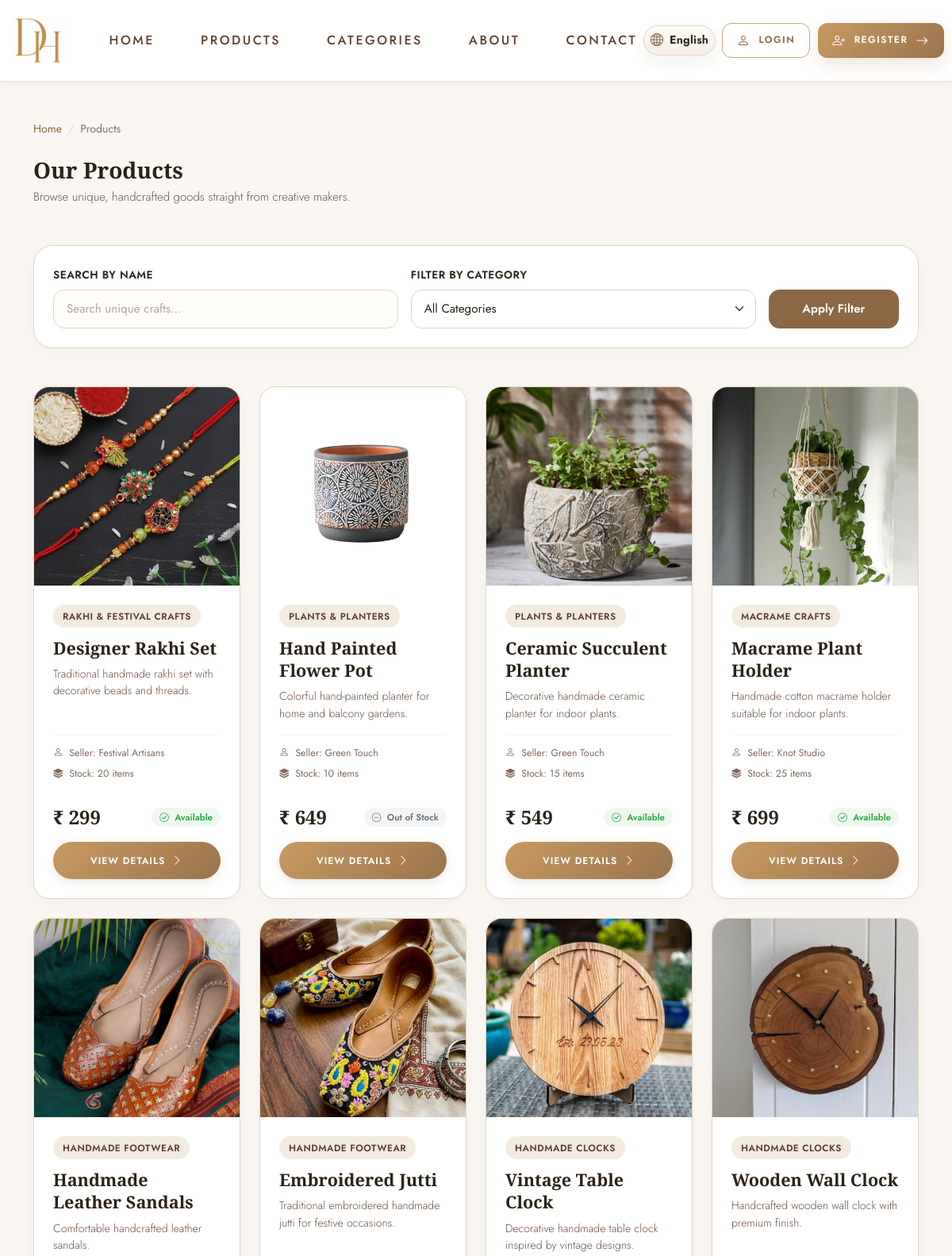
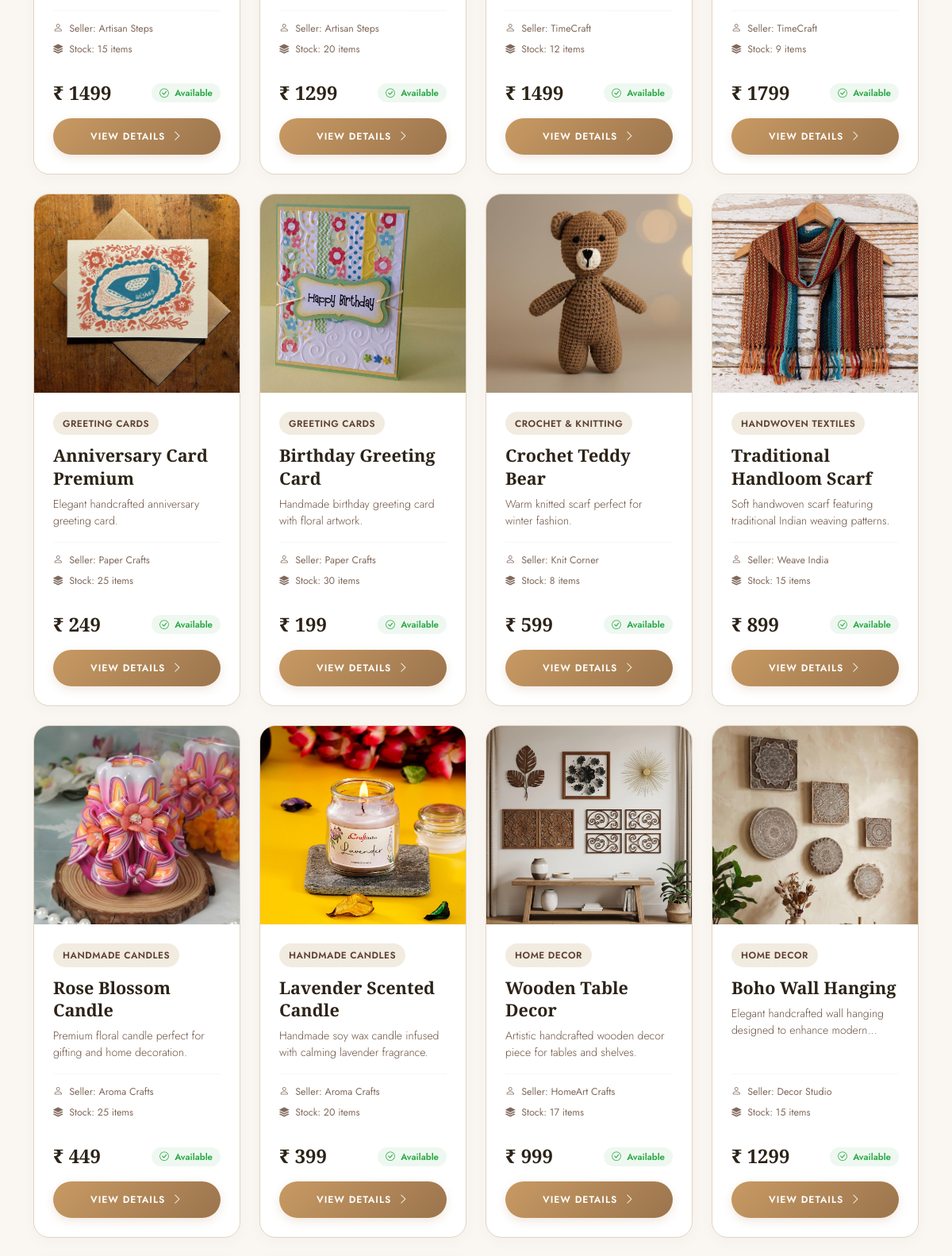
Screenshot of /products/ (upper part) with the database file from the repository (2 pictures, top to bottom).
### core/models.py (models this page shows, shortened)
class Product(models.Model):
    category = models.ForeignKey(
        Category,
        on_delete=models.CASCADE,
        related_name="products",
    )
    product_name_en = models.CharField(max_length=150)
    product_name_hi = models.CharField(max_length=150, blank=True, default="")
    product_image = models.ImageField(
        upload_to="product_images/", blank=True, null=True
    )
    price = models.DecimalField(max_digits=10, decimal_places=2)
    stock = models.PositiveIntegerField()
    description_en = models.TextField()
    description_hi = models.TextField(blank=True, default="")
    seller_name = models.CharField(max_length=150)
    created_at = models.DateTimeField(auto_now_add=True)
    is_available = models.BooleanField(default=True)
    class Meta:
        ordering = ["-created_at"]
        verbose_name = "Product"
        verbose_name_plural = "Products"
    @property
    def product_name(self):
        from django.utils.translation import get_language
        if get_language() == "hi":
            return self.product_name_hi or self.product_name_en
        return self.product_name_en or self.product_name_hi
    @property
    def description(self):
        from django.utils.translation import get_language
        if get_language() == "hi":
            return self.description_hi or self.description_en
        return self.description_en or self.description_hi

class Category(models.Model):
    name_en = models.CharField(max_length=100)
    name_hi = models.CharField(max_length=100, blank=True, default="")
    image = models.ImageField(upload_to="category_images/", blank=True, null=True)
    description_en = models.TextField()
    description_hi = models.TextField(blank=True, default="")
    created_at = models.DateTimeField(auto_now_add=True)
    class Meta:
        ordering = ["name_en"]
        verbose_name = "Category"
        verbose_name_plural = "Categories"
    @property
    def name(self):
        from django.utils.translation import get_language
        if get_language() == "hi":
            return self.name_hi or self.name_en
        return self.name_en or self.name_hi

### core/views.py (the view)
# urls.py: path("products/", views.product_list_view, name="product_list"),
def product_list_view(request):
    search_query = request.GET.get("q", "").strip()
    category_id = request.GET.get("category", "").strip()
    products = Product.objects.select_related("category").all()
    categories = Category.objects.all()
    if search_query:
        products = products.filter(Q(product_name_en__icontains=search_query) | Q(product_name_hi__icontains=search_query))
    if category_id:
        products = products.filter(category_id=category_id)
    context = {
        "products": products,
        "categories": categories,
        "search_query": search_query,
        "selected_category": category_id,
    }
    return render(request, "core/product_list.html", context)

### core/context_processors.py (called while the page is built)
def cart_count(request):
    registration_id = request.session.get("registration_id")
    if not registration_id:
        return {"cart_count": 0}
    quantities = Cart.objects.filter(user_id=registration_id).values_list(
        "quantity", flat=True
    )
    return {"cart_count": sum(quantities)}

def currency_context(request):
    currency = get_user_currency(request)
    return {
        "currency_code": currency["code"],
        "currency_symbol": currency["symbol"],
        "currency_rate": currency["rate"],
    }

### core/currency_utils.py (called while the page is built, shortened)
def get_user_currency(request):
    if not request:
        return {"code": "INR", "symbol": "₹", "rate": 1.0}
    if "currency_code" in request.session:
        return {
            "code": request.session["currency_code"],
            "symbol": request.session["currency_symbol"],
            "rate": request.session["currency_rate"],
        }
    registration_id = request.session.get("registration_id")
    return {"code": "INR", "symbol": "₹", "rate": 1.0}

def convert_price(amount, request=None):
    if amount is None:
        return ""
    try:
        amount_float = float(amount)
    except (ValueError, TypeError):
        return amount
    currency = get_user_currency(request)
    converted = amount_float * currency["rate"]
    if currency["code"] == "INR":
        return f"{currency['symbol']} {int(round(converted))}"
    else:
        return f"{currency['symbol']} {converted:.2f}"

### core/templatetags/currency_filters.py (called while the page is built)
@register.filter(name='convert_price')
def convert_price_filter(value, request=None):
    return convert_price(value, request)

### templates/core/product_list.html (shortened to what this page needs)
{% extends "base.html" %}
{% load i18n %}
{% load currency_filters %}
{% block content %}
<div id="page-content" style="display:none;">
<section class="py-5">
    <div class="container">
        <nav aria-label="breadcrumb" class="mb-4">
            <ol class="breadcrumb premium-breadcrumbs mb-0">
                <li class="breadcrumb-item"><a href="/">{% translate "Home" %}</a></li>
                <li class="breadcrumb-item active" aria-current="page">{% translate "Products" %}</li>
            </ol>
        </nav>
        <div class="d-flex flex-column flex-md-row justify-content-between align-items-md-center gap-3 mb-5">
            <div>
                <h1 class="h3 mb-1" style="font-family: var(--font-display); font-weight: 700; color: var(--brown-dark);">{% translate "Our Products" %}</h1>
                <p class="text-muted mb-0">{% translate "Browse unique, handcrafted goods straight from creative makers." %}</p>
            </div>
        </div>
        <form class="premium-filter-form mb-5" method="get">
            <div class="row g-3 align-items-end">
                <div class="col-12 col-md-5">
                    <label class="form-label" for="productSearch">{% translate "Search by name" %}</label>
                    <input class="form-control" id="productSearch" type="search" name="q"
                           value="{{ search_query }}" placeholder="{% translate "Search unique crafts..." %}">
                </div>
                <div class="col-12 col-md-5">
                    <label class="form-label" for="categoryFilter">{% translate "Filter by category" %}</label>
                    <select class="form-select" id="categoryFilter" name="category">
                        <option value="">{% translate "All Categories" %}</option>
                    </select>
                </div>
                <div class="col-12 col-md-2 d-grid">
                    <button class="btn-filter-apply" type="submit">{% translate "Apply Filter" %}</button>
                </div>
            </div>
        </form>
        {% if products %}
            <div class="row row-cols-1 row-cols-md-2 row-cols-lg-4 g-4 mb-5" id="productListContainer">
                {% for product in products %}
                    <div class="col product-card-col">
                        <div class="product-grid-card">
                            <div class="card-img-wrapper">
                                {% if product.product_image %}
                                    <img src="{{ product.product_image.url }}" alt="{{ product.product_name }}">
                                {% else %}
                                    <div class="product-image-placeholder">
                                        <span>{{ product.product_name|slice:":1" }}</span>
                                    </div>
                                {% endif %}
                            </div>
                            <div class="card-details-wrapper">
                                <span class="badge-category">{{ product.category.name }}</span>
                                <h2 class="product-name-heading">{{ product.product_name }}</h2>
                                <p class="product-desc-text">{{ product.description }}</p>
                                <div class="product-meta-details">
                                    <span><i class="bi bi-person me-1"></i> {% translate "Seller" %}: {{ product.seller_name }}</span>
                                    <span><i class="bi bi-stack me-1"></i> {% translate "Stock" %}: {{ product.stock }} {% translate "items" %}</span>
                                </div>
                            </div>
                            <div class="card-bottom-wrapper">
                                <div class="price-availability-row">
                                    <div class="product-price-display">
                                        {{ product.price|convert_price:request }}
                                    </div>
                                    <div>
                                        {% if product.is_available %}
                                            <span class="badge-availability badge-available">
                                                <i class="bi bi-check-circle me-1"></i> {% translate "Available" %}
                                            </span>
                                        {% else %}
                                            <span class="badge-availability badge-unavailable">
                                                <i class="bi bi-dash-circle me-1"></i> {% translate "Out of Stock" %}
                                            </span>
                                        {% endif %}
                                    </div>
                                </div>
                                <a class="product-details-btn" href="{% url 'core:product_detail' product.id %}">
                                    <span>{% translate "View Details" %}</span>
                                    <i class="bi bi-chevron-right"></i>
                                </a>
                            </div>
                        </div>
                    </div>
                {% endfor %}
            </div>
        {% endif %}
    </div>
</section>
</div>
{% endblock %}

### templates/core/product_list.html (style rules this page uses)
.premium-breadcrumbs { font-size: 0.88rem; font-family: var(--font-body); }
.premium-breadcrumbs .breadcrumb-item a { color: var(--accent); text-decoration: none; transition: color 0.2s ease; }
.premium-breadcrumbs .breadcrumb-item.active { color: var(--brown-body); opacity: 0.8; }
.premium-breadcrumbs .breadcrumb-item + .breadcrumb-item::before { color: var(--border); content: "/"; }
.premium-filter-form { background: #ffffff; border: 1px solid var(--border); border-radius: 24px; padding: 24px; box-shadow: 0 4px 20px rgba(44, 35, 24, 0.03); }
.premium-filter-form .form-label { font-family: var(--font-body); font-weight: 600; font-size: 0.85rem; color: var(--brown-dark); margin-bottom: 8px; text-transform: uppercase; letter-spacing: 0.5px; }
.premium-filter-form .form-control, .premium-filter-form .form-select { border-radius: 14px; border: 1.5px solid var(--border); padding: 12px 16px; font-size: 0.95rem; color: var(--brown-dark); transition: all 0.25s ease; }
.btn-filter-apply { background: var(--accent); color: #fff; border-radius: 14px; font-weight: 600; padding: 12px 24px; border: none; transition: all 0.25s ease; }
#page-content { transition: opacity 0.3s ease; }

### rows the page displays
Product: product_image (picture), category.name "RAKHI & FESTIVAL CRAFTS", product_name "Designer Rakhi Set", description "Traditional handmade rakhi set with decorative beads and threads.", seller_name "Festival Artisans", stock "20", price|convert_price "₹ 299"
Product: product_image (picture), category.name "PLANTS & PLANTERS", product_name "Hand Painted Flower Pot", description "Colorful hand-painted planter for home and balcony gardens.", seller_name "Green Touch", stock "10", price|convert_price "₹ 649"
Product: product_image (picture), category.name "PLANTS & PLANTERS", product_name "Ceramic Succulent Planter", description "Decorative handmade ceramic planter for indoor plants.", seller_name "Green Touch", stock "15", price|convert_price "₹ 549"
Product: product_image (picture), category.name "MACRAME CRAFTS", product_name "Macrame Plant Holder", description "Handmade cotton macrame holder suitable for indoor plants.", seller_name "Knot Studio", stock "25", price|convert_price "₹ 699"
Product: product_image (picture), category.name "HANDMADE FOOTWEAR", product_name "Handmade Leather Sandals", description "Comfortable handcrafted leather sandals.", seller_name "Artisan Steps", stock "15", price|convert_price "₹ 1499"
Product: product_image (picture), category.name "HANDMADE FOOTWEAR", product_name "Embroidered Jutti", description "Traditional embroidered handmade jutti for festive occasions.", seller_name "Artisan Steps", stock "20", price|convert_price "₹ 1299"
Product: product_image (picture), category.name "HANDMADE CLOCKS", product_name "Vintage Table Clock", description "Decorative handmade table clock inspired by vintage designs.", seller_name "TimeCraft", stock "12", price|convert_price "₹ 1499"
Product: product_image (picture), category.name "HANDMADE CLOCKS", product_name "Wooden Wall Clock", description "Handcrafted wooden wall clock with premium finish.", seller_name "TimeCraft", stock "9", price|convert_price "₹ 1799"
Product: product_image (picture), category.name "GREETING CARDS", product_name "Anniversary Card Premium", description "Elegant handcrafted anniversary greeting card.", seller_name "Paper Crafts", stock "25", price|convert_price "₹ 249"
Product: product_image (picture), category.name "GREETING CARDS", product_name "Birthday Greeting Card", description "Handmade birthday greeting card with floral artwork.", seller_name "Paper Crafts", stock "30", price|convert_price "₹ 199"
Product: product_image (picture), category.name "CROCHET & KNITTING", product_name "Crochet Teddy Bear", description "Warm knitted scarf perfect for winter fashion.", seller_name "Knit Corner", stock "8", price|convert_price "₹ 599"
Product: product_image (picture), category.name "HANDWOVEN TEXTILES", product_name "Traditional Handloom Scarf", description "Soft handwoven scarf featuring traditional Indian weaving patterns.", seller_name "Weave India", stock "15", price|convert_price "₹ 899"
Product: product_image (picture), category.name "HANDMADE CANDLES", product_name "Rose Blossom Candle", description "Premium floral candle perfect for gifting and home decoration.", seller_name "Aroma Crafts", stock "25", price|convert_price "₹ 449"
Product: product_image (picture), category.name "HANDMADE CANDLES", product_name "Lavender Scented Candle", description "Handmade soy wax candle infused with calming lavender fragrance.", seller_name "Aroma Crafts", stock "20", price|convert_price "₹ 399"
Product: product_image (picture), category.name "HOME DECOR", product_name "Wooden Table Decor", description "Artistic handcrafted wooden decor piece for tables and shelves.", seller_name "HomeArt Crafts", stock "17", price|convert_price "₹ 999"
Product: product_image (picture), category.name "HOME DECOR", product_name "Boho Wall Hanging", description "Elegant handcrafted wall hanging designed to enhance…", seller_name "Decor Studio", stock "15", price|convert_price "₹ 1299"
